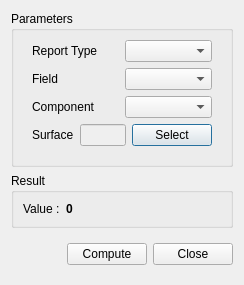
<?xml version="1.0" encoding="UTF-8"?>
<ui version="4.0">
 <class>SurfaceReportDialog</class>
 <widget class="QDialog" name="SurfaceReportDialog">
  <property name="geometry">
   <rect>
    <x>0</x>
    <y>0</y>
    <width>244</width>
    <height>277</height>
   </rect>
  </property>
  <property name="windowTitle">
   <string>Surface Report</string>
  </property>
  <layout class="QVBoxLayout" name="verticalLayout_2">
   <item>
    <widget class="QGroupBox" name="groupBox">
     <property name="title">
      <string>Parameters</string>
     </property>
     <layout class="QVBoxLayout" name="verticalLayout">
      <item>
       <widget class="QWidget" name="widget_2" native="true">
        <layout class="QHBoxLayout" name="horizontalLayout_3">
         <property name="topMargin">
          <number>0</number>
         </property>
         <property name="bottomMargin">
          <number>0</number>
         </property>
         <item>
          <widget class="QLabel" name="label">
           <property name="text">
            <string>Report Type</string>
           </property>
          </widget>
         </item>
         <item>
          <widget class="PythonComboBox" name="reportType"/>
         </item>
        </layout>
       </widget>
      </item>
      <item>
       <widget class="QWidget" name="widget_4" native="true">
        <layout class="QHBoxLayout" name="horizontalLayout_4">
         <property name="topMargin">
          <number>0</number>
         </property>
         <property name="bottomMargin">
          <number>0</number>
         </property>
         <item>
          <widget class="QLabel" name="label_2">
           <property name="text">
            <string>Field</string>
           </property>
          </widget>
         </item>
         <item>
          <widget class="PythonComboBox" name="field"/>
         </item>
        </layout>
       </widget>
      </item>
      <item>
       <widget class="QWidget" name="widget_5" native="true">
        <layout class="QHBoxLayout" name="horizontalLayout_5">
         <property name="topMargin">
          <number>0</number>
         </property>
         <property name="bottomMargin">
          <number>0</number>
         </property>
         <item>
          <widget class="QLabel" name="label_4">
           <property name="text">
            <string>Component</string>
           </property>
          </widget>
         </item>
         <item>
          <widget class="VectorComponentComboBox" name="fieldComponent"/>
         </item>
        </layout>
       </widget>
      </item>
      <item>
       <widget class="QWidget" name="widget" native="true">
        <layout class="QHBoxLayout" name="horizontalLayout">
         <property name="leftMargin">
          <number>9</number>
         </property>
         <property name="topMargin">
          <number>0</number>
         </property>
         <property name="rightMargin">
          <number>9</number>
         </property>
         <property name="bottomMargin">
          <number>9</number>
         </property>
         <item>
          <widget class="QLabel" name="label_3">
           <property name="text">
            <string>Surface</string>
           </property>
          </widget>
         </item>
         <item>
          <widget class="QLineEdit" name="surface">
           <property name="enabled">
            <bool>false</bool>
           </property>
          </widget>
         </item>
         <item>
          <widget class="QPushButton" name="select">
           <property name="text">
            <string>Select</string>
           </property>
          </widget>
         </item>
        </layout>
       </widget>
      </item>
     </layout>
    </widget>
   </item>
   <item>
    <widget class="QGroupBox" name="groupBox_3">
     <property name="title">
      <string>Result</string>
     </property>
     <layout class="QGridLayout" name="gridLayout" columnstretch="1,8">
      <item row="0" column="0">
       <widget class="QLabel" name="resultLabel">
        <property name="text">
         <string>Value :</string>
        </property>
       </widget>
      </item>
      <item row="0" column="1">
       <widget class="QLabel" name="resultValue">
        <property name="font">
         <font>
          <bold>true</bold>
         </font>
        </property>
        <property name="text">
         <string>0</string>
        </property>
       </widget>
      </item>
     </layout>
    </widget>
   </item>
   <item>
    <widget class="QWidget" name="widget_3" native="true">
     <layout class="QHBoxLayout" name="horizontalLayout_2">
      <property name="rightMargin">
       <number>0</number>
      </property>
      <item>
       <spacer name="horizontalSpacer_2">
        <property name="orientation">
         <enum>Qt::Horizontal</enum>
        </property>
        <property name="sizeHint" stdset="0">
         <size>
          <width>208</width>
          <height>20</height>
         </size>
        </property>
       </spacer>
      </item>
      <item>
       <widget class="QPushButton" name="compute">
        <property name="text">
         <string>Compute</string>
        </property>
       </widget>
      </item>
      <item>
       <widget class="QPushButton" name="close">
        <property name="text">
         <string>Close</string>
        </property>
       </widget>
      </item>
     </layout>
    </widget>
   </item>
  </layout>
 </widget>
 <customwidgets>
  <customwidget>
   <class>PythonComboBox</class>
   <extends>QComboBox</extends>
   <header>widgets.python_combo_box</header>
  </customwidget>
  <customwidget>
   <class>VectorComponentComboBox</class>
   <extends>QComboBox</extends>
   <header>baramFlow.view.widgets.vector_component_combo_box</header>
  </customwidget>
 </customwidgets>
 <resources/>
 <connections>
  <connection>
   <sender>close</sender>
   <signal>clicked()</signal>
   <receiver>SurfaceReportDialog</receiver>
   <slot>reject()</slot>
   <hints>
    <hint type="sourcelabel">
     <x>256</x>
     <y>225</y>
    </hint>
    <hint type="destinationlabel">
     <x>151</x>
     <y>127</y>
    </hint>
   </hints>
  </connection>
 </connections>
</ui>
